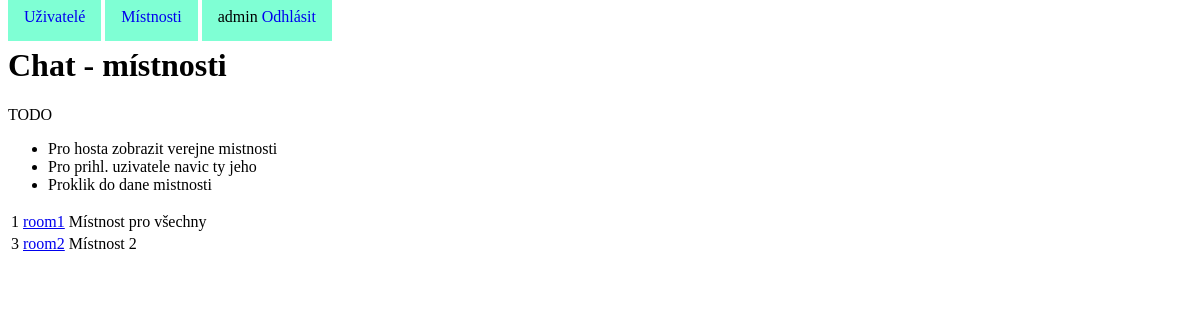
/rooms.php (signed in), run on the app's committed database.
### tables this page shows
CREATE TABLE `rooms` (
  `id` int NOT NULL AUTO_INCREMENT,
  `name` varchar(45) NOT NULL,
  `public` enum('Y','N') NOT NULL DEFAULT 'N',
  `descr` varchar(1000) DEFAULT NULL,
  PRIMARY KEY (`id`),
  UNIQUE KEY `name` (`name`)
);

### rooms.php (the view, shortened to what this page needs)
<?php
require_once "layout/header.php";
?>
<h1>Chat - místnosti</h1>
TODO
<ul>
<li>Pro hosta zobrazit verejne mistnosti
<li>Pro prihl. uzivatele navic ty jeho
<li>Proklik do dane mistnosti
</ul>
<?php
$sql = "
select id, name, public, descr
from rooms
where public = 'Y'
"
.($_SESSION["logged_in"] ? " or public = 'N'" : "");
$con = connect_db();
$sqlstat = mysqli_query($con, $sql);
echo "<table>\n";
while ($row = mysqli_fetch_array($sqlstat)) {
    echo "<tr>";
    $id = $row["id"];
    echo "<td>$id</td>";
    echo "<td><a href='chat.php?id=$id'>"
        .$row["name"]
        ."</a></td>";
    echo "<td>".$row["descr"]."</td>";
    echo "</tr>\n";
}
echo "</table>\n";
?>
<?php
require_once "layout/footer.php";
?>

### data on the page
rooms: id "1", name "room1", descr "Místnost pro všechny"
rooms: id "3", name "room2", descr "Místnost 2"

### other printed values
$_SESSION["login"] "admin"
